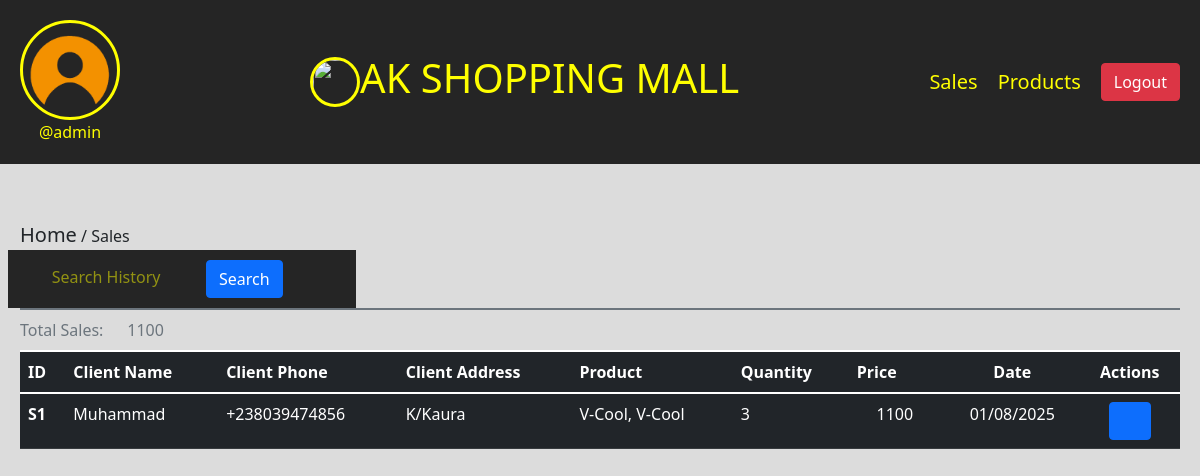
Page /view-sales (signed in) on the earlier database version.
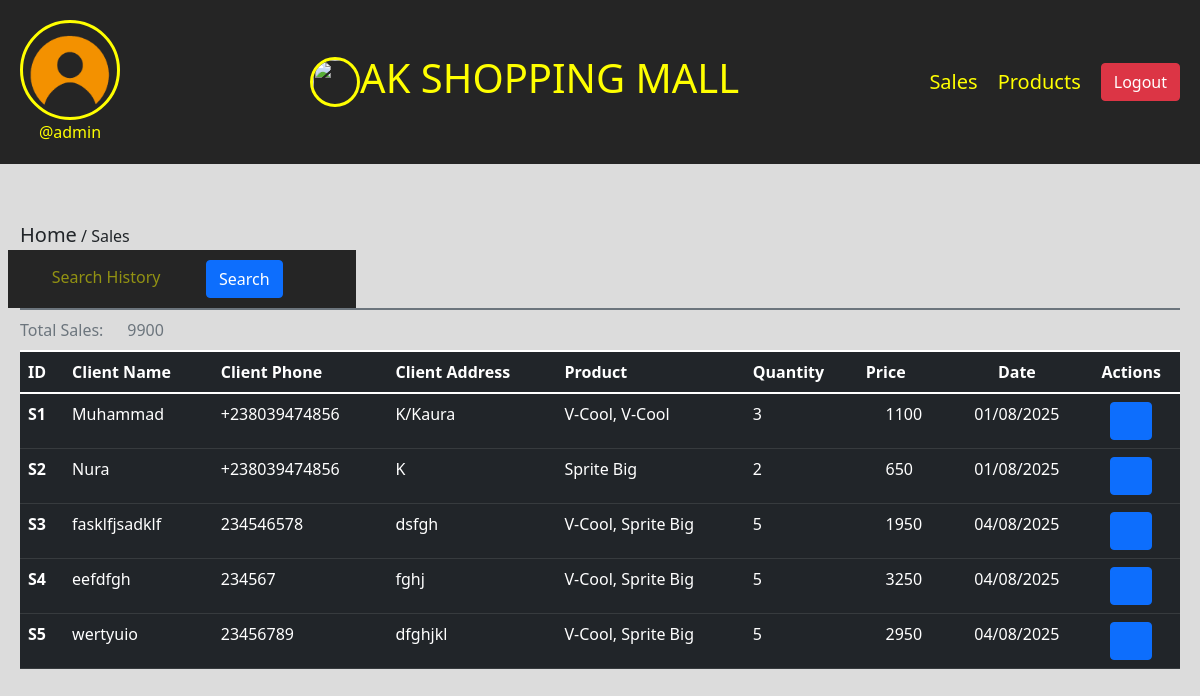
Same page on the later database version.
### ims/models.py (models this page shows, shortened)
class Sales(models.Model):
    user = models.CharField(max_length=100, blank=True)
    client_name = models.CharField(max_length=100, blank=True)
    client_phone = models.CharField(max_length=100, blank=True)
    client_address = models.CharField(max_length=100, blank=True)
    products = models.CharField(max_length=100, blank=True)
    total_qtn = models.IntegerField(blank=True)
    total_price = models.IntegerField(blank=True)
    date = models.CharField(max_length=100, blank=True)

### ims/views.py (the view)
# urls.py: path('view-sales', views.view_sales, name='view-sales'),
@login_required(login_url='login')
def view_sales(request):
    user = Profile.objects.get(user=request.user)
    sales = Sales.objects.all()
    sum_a = sum([tran.total_price for tran in sales])
    context = {
        'user':user,
        'sales':sales,
        'sum_a':sum_a,
    }
    return render(request, 'view-sales.html', context)

### templates/view-sales.html (shortened to what this page needs)
{% load static %}
<!DOCTYPE html>
<html lang="en">
<head>
    <link rel="stylesheet" href="../static/bootstrap/css/bootstrap.min.css">
    <link rel="stylesheet" href="../static/lineawesome/css/line-awesome.min.css">
    <link rel="stylesheet" href="../static/fontawesome-free/css/all.min.css">
</head>
<body>
    <div class="nav">
        <div class="header-section">
            <div class="img">
                <img src="{{user.profileimg.url}}" alt="" height="100" width="100" type="button" data-bs-toggle="offcanvas" data-bs-target="#offcanvasScrolling" aria-controls="offcanvasScrolling">
                <br>
                <span>@{{user.user.username}}</span>
            </div>
            <div class="title">
                <img src="{% static 'img/ak-logo.jpg' %}" height="50" width="50">
                <h2>AK SHOPPING MALL</h2>
            </div>
            <div class="tabs">
                <a href="/view-sales">Sales</a>
                <a href="/view-products">Products</a>
                <a href="/logout" class="btn btn-danger">Logout</a>
            </div>
        </div>
    </div>
    <div class="body-section">
        <span><a href="/user-home" class="text-dark">Home</a> / Sales</span>
        <table class="table caption-top table-dark">
            <form action="/sales-search" method="post">
                <div class="row">
                    <div class="icon">
                        <i class="la la-search"></i>
                        <input name="name" list="name" placeholder="Search History">
                        <button class="btn btn-primary">Search</button>
                    </div>
                </div>
            </form>
            <caption>Total Sales: <i class="fa-solid fa-naira-sign"></i> {{sum_a}}</caption>
            <thead>
              <tr>
                <th scope="col">ID</th>
                <th scope="col">Client Name</th>
                <th scope="col">Client Phone</th>
                <th scope="col">Client Address</th>
                <th scope="col">Product</th>
                <th scope="col">Quantity</th>
                <th scope="col">Price</th>
                <th scope="col" class="text-center">Date</th>
                <th scope="col" class="text-center">Actions</th>
              </tr>
            </thead>
            <tbody>
            {% for sale in sales %}
              <tr>
                <th scope="row">S{{sale.id}}</th>
                <td>{{sale.client_name}}</td>
                <td>{{sale.client_phone}}</td>
                <td>{{sale.client_address}}</td>
                <td>{{sale.products}}</td>
                <td>{{sale.total_qtn}}</td>
                <td><i class="fa-solid fa-naira-sign"></i> {{sale.total_price}}</td>
                <td class="text-center">{{sale.date}}</td>
                <td class="text-center">
                    <a href="/invoice/{{sale.id}}" class="btn btn-primary"><i class="la la-print"></i></a>
                </td>
              {% endfor %}
            </tbody>
          </table>
    </div>
</body>
</html>

Differences in the rows shown:
added Sales: id "2", client_name "Nura", client_phone "+238039474856", client_address "K", products "Sprite Big", total_qtn "2", total_price "650", date "01/08/2025"
added Sales: id "3", client_name "fasklfjsadklf", client_phone "234546578", client_address "dsfgh", products "V-Cool, Sprite Big", total_qtn "5", total_price "1950", date "04/08/2025"
added Sales: id "4", client_name "eefdfgh", client_phone "234567", client_address "fghj", products "V-Cool, Sprite Big", total_qtn "5", total_price "3250", date "04/08/2025"
added Sales: id "5", client_name "wertyuio", client_phone "23456789", client_address "dfghjkl", products "V-Cool, Sprite Big", total_qtn "5", total_price "2950", date "04/08/2025"
Other differences:
{{ sum_a }}: "1100" → "9900"
